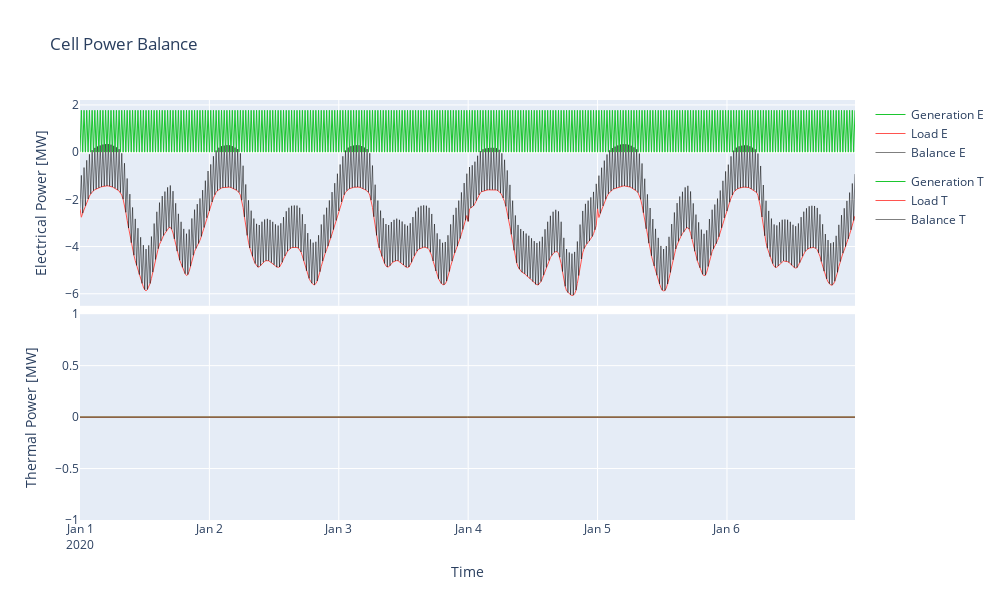

Notebook code cell kept with this figure:
### Code cell
plots.cellPowerBalance(cell, time)

### Figure 1 — Plotly figure (JSON) as saved in the notebook; plotly's stock layout.template omitted (floating-point values rounded to 4 significant figures; data arrays with more than 128 entries replaced by an {"elided": "..."} marker saying what was removed)
{"data": [{"legendgroup": "Electrical", "line": {"color": "rgb(27,198,47)", "width": 1}, "name": "Generation E", "type": "scatter", "x": {"elided": "576 str values"}, "xaxis": "x", "y": {"elided": "576 float values"}, "yaxis": "y"}, {"legendgroup": "Electrical", "line": {"color": "rgb(255,84,79)", "width": 1}, "name": "Load E", "type": "scatter", "x": {"elided": "576 str values"}, "xaxis": "x", "y": {"elided": "576 float values"}, "yaxis": "y"}, {"legendgroup": "Electrical", "line": {"color": "rgba(0,0,0,0.5)", "width": 1}, "name": "Balance E", "type": "scatter", "x": {"elided": "576 str values"}, "xaxis": "x", "y": {"elided": "576 float values"}, "yaxis": "y"}, {"legendgroup": "Thermal", "line": {"color": "rgb(27,198,47)", "width": 1}, "name": "Generation T", "type": "scatter", "x": {"elided": "576 str values"}, "xaxis": "x2", "y": {"elided": "576 int values"}, "yaxis": "y2"}, {"legendgroup": "Thermal", "line": {"color": "rgb(255,84,79)", "width": 1}, "name": "Load T", "type": "scatter", "x": {"elided": "576 str values"}, "xaxis": "x2", "y": {"elided": "576 int values"}, "yaxis": "y2"}, {"legendgroup": "Thermal", "line": {"color": "rgba(0,0,0,0.5)", "width": 1}, "name": "Balance T", "type": "scatter", "x": {"elided": "576 str values"}, "xaxis": "x2", "y": {"elided": "576 int values"}, "yaxis": "y2"}], "layout": {"height": 600, "title": {"text": "Cell Power Balance"}, "width": 1000, "xaxis": {"anchor": "y", "domain": [0, 1], "matches": "x2", "showticklabels": false}, "xaxis2": {"anchor": "y2", "domain": [0, 1], "title": {"text": "Time"}}, "yaxis": {"anchor": "x", "domain": [0.51, 1], "title": {"text": "Electrical Power [MW]"}}, "yaxis2": {"anchor": "x2", "domain": [0, 0.49], "title": {"text": "Thermal Power [MW]"}}}}
